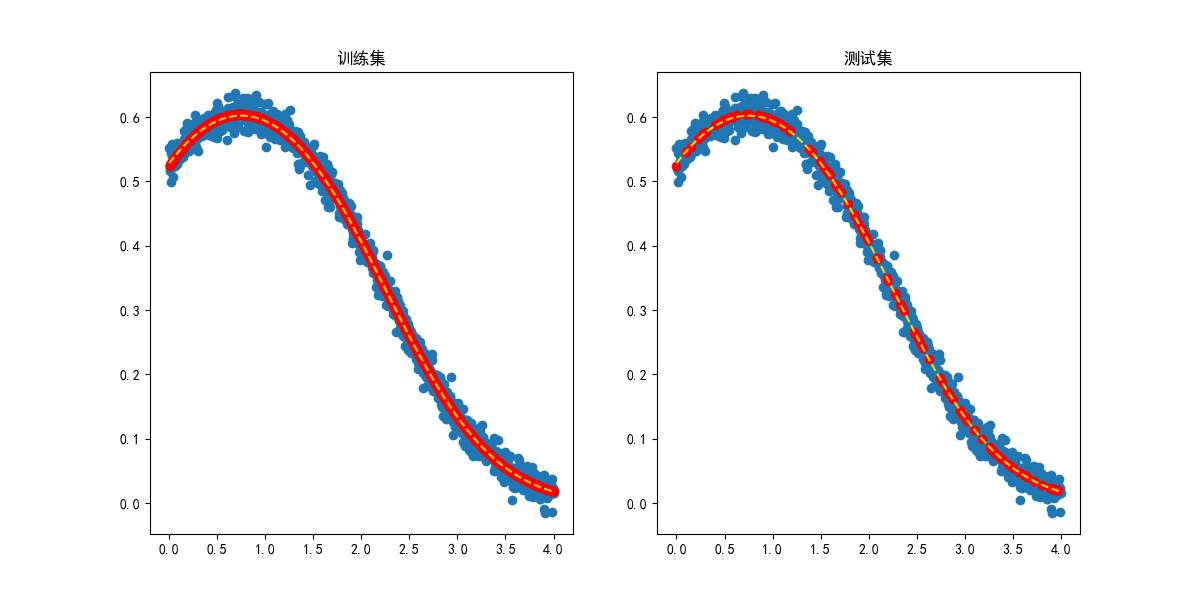

Recreate this plot in Python.
import math

import numpy as np
from scipy.optimize import curve_fit, least_squares, leastsq
from matplotlib import pyplot as plt

np.random.seed(1)  # 便于复现

# 设置显示中文
plt.rcParams['font.sans-serif'] = ['SimHei']  # 指定默认字体
plt.rcParams['axes.unicode_minus'] = False  # 正常显示负号
plt.figure(figsize=(12, 6), dpi=100)

def Gauss(x, a, b):
    return 1 / (b * np.sqrt(2 * math.pi)) * \
           np.exp(-((x - a) ** 2) / (2 * b ** 2))

def my_func(x, w1, a1, b1, w2, a2, b2):
    return w1 * Gauss(x, a1, b1) + w2 * Gauss(x, a2, b2)

def RMSE(y_pred, y_label):
    loss = 0.0
    for i in range(len(y_label)):
        loss += (y_label[i] - y_pred[i])**2
    return np.sqrt(loss / len(y_label))


N = 1000
h = 0.0002
train_rate = 0.8
validate_rate = 0.1
test_rate = 0.1
x = np.linspace(0, 4, N)
y_withoutNoise = Gauss(x, 0, 1) + Gauss(x, 1.5, 1)
y = y_withoutNoise + np.random.normal(scale=np.sqrt(h), size=y_withoutNoise.shape)

index = [i for i in range(len(y))]
np.random.shuffle(index)
x_shuffle = x[index]
y_shuffle = y[index]

# x_shuffle = x
# y_shuffle = y

train_size = int(len(x_shuffle) * train_rate)
validate_size = int(len(x_shuffle) * validate_rate)
test_size = int(len(x_shuffle) * test_rate)
x_train = x_shuffle[0: train_size]
y_train = y_shuffle[0: train_size]
x_validate = x_shuffle[train_size: train_size + validate_size]
y_validate = y_shuffle[train_size: train_size + validate_size]
x_test = x_shuffle[train_size + validate_size: train_size + validate_size + test_size]
y_test = y_shuffle[train_size + validate_size: train_size + validate_size + test_size]

print(len(x_train))
print(len(x_validate))
print(len(x_test))


popt = curve_fit(my_func, x_train, y_train, maxfev=500000)[0]
print("参数为" + str(popt))
# x_train = np.sort(x_train)
# x_test = np.sort(x_test)
y_train_pred = my_func(x_train, popt[0], popt[1], popt[2],
                          popt[3], popt[4], popt[5])
print("训练集上的RMSE = " + str(RMSE(y_train_pred, y_train)))
print()
y_validate_pred = my_func(x_validate, popt[0], popt[1], popt[2],
                          popt[3], popt[4], popt[5])
print("验证集上的RMSE = " + str(RMSE(y_validate_pred, y_validate)))
y_test_pred = my_func(x_test, popt[0], popt[1], popt[2],
                          popt[3], popt[4], popt[5])
print("测试集上的RMSE = " + str(RMSE(y_test_pred, y_test)))

plt.subplot(1, 2, 1)
plt.plot(x, y_withoutNoise, linestyle='--', c='gold')
plt.scatter(x, y)
plt.scatter(x_train, y_train_pred, c='r')
# plt.plot(x_train, y_train_pred, c='r')
plt.title("训练集")

plt.subplot(1, 2, 2)
plt.plot(x, y_withoutNoise, linestyle='--', c='gold')
plt.scatter(x, y)
plt.scatter(x_test, y_test_pred, c='r')
# plt.plot(x_test, y_test_pred, c='r')
plt.title("测试集")

# print(x_train)
plt.show()
